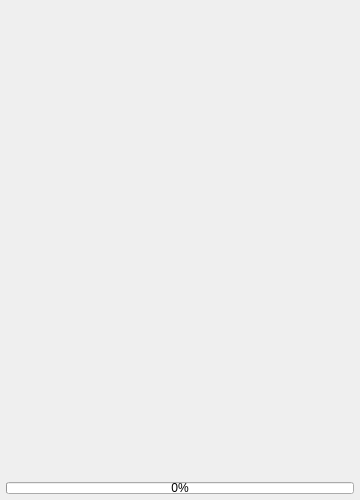
<?xml version="1.0" encoding="UTF-8"?>
<ui version="4.0">
 <class>LoadingInterface</class>
 <widget class="QWidget" name="LoadingInterface">
  <property name="geometry">
   <rect>
    <x>0</x>
    <y>0</y>
    <width>360</width>
    <height>500</height>
   </rect>
  </property>
  <property name="windowTitle">
   <string/>
  </property>
  <widget class="QLabel" name="LogoLabel">
   <property name="geometry">
    <rect>
     <x>100</x>
     <y>0</y>
     <width>160</width>
     <height>470</height>
    </rect>
   </property>
   <property name="text">
    <string/>
   </property>
   <property name="pixmap">
    <pixmap resource="../ResourceFiles/Resources.qrc">:/ResourceFiles/BasicFiles/AppLogo.png</pixmap>
   </property>
   <property name="scaledContents">
    <bool>true</bool>
   </property>
  </widget>
  <widget class="QProgressBar" name="LoadingProgressBar">
   <property name="geometry">
    <rect>
     <x>6</x>
     <y>482</y>
     <width>348</width>
     <height>12</height>
    </rect>
   </property>
   <property name="maximum">
    <number>180</number>
   </property>
   <property name="value">
    <number>0</number>
   </property>
  </widget>
 </widget>
 <resources>
  <include location="../ResourceFiles/Resources.qrc"/>
 </resources>
 <connections/>
</ui>
